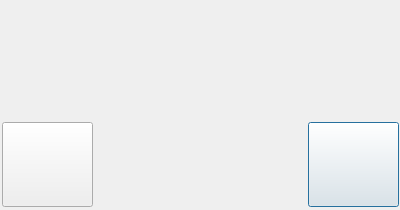
<?xml version="1.0" encoding="UTF-8"?>
<ui version="4.0">
 <class>MessageDialogClass</class>
 <widget class="QDialog" name="MessageDialogClass">
  <property name="geometry">
   <rect>
    <x>0</x>
    <y>0</y>
    <width>400</width>
    <height>210</height>
   </rect>
  </property>
  <property name="windowTitle">
   <string>MessageDialog</string>
  </property>
  <property name="styleSheet">
   <string>font: 18pt &quot;Verdana&quot;;</string>
  </property>
  <widget class="QLabel" name="text">
   <property name="geometry">
    <rect>
     <x>0</x>
     <y>6</y>
     <width>399</width>
     <height>107</height>
    </rect>
   </property>
   <property name="text">
    <string/>
   </property>
   <property name="alignment">
    <set>Qt::AlignLeading|Qt::AlignLeft|Qt::AlignTop</set>
   </property>
   <property name="wordWrap">
    <bool>true</bool>
   </property>
  </widget>
  <widget class="QPushButton" name="doneButton">
   <property name="geometry">
    <rect>
     <x>308</x>
     <y>122</y>
     <width>91</width>
     <height>85</height>
    </rect>
   </property>
   <property name="text">
    <string/>
   </property>
   <property name="icon">
    <iconset resource="../mercury.qrc">
     <normaloff>:/Mercury/resources/OK_100.png</normaloff>:/Mercury/resources/OK_100.png</iconset>
   </property>
   <property name="iconSize">
    <size>
     <width>100</width>
     <height>100</height>
    </size>
   </property>
  </widget>
  <widget class="QPushButton" name="cancelButton">
   <property name="geometry">
    <rect>
     <x>2</x>
     <y>122</y>
     <width>91</width>
     <height>85</height>
    </rect>
   </property>
   <property name="text">
    <string/>
   </property>
   <property name="icon">
    <iconset resource="../mercury.qrc">
     <normaloff>:/Mercury/resources/Cancel_100.png</normaloff>:/Mercury/resources/Cancel_100.png</iconset>
   </property>
   <property name="iconSize">
    <size>
     <width>100</width>
     <height>100</height>
    </size>
   </property>
  </widget>
 </widget>
 <layoutdefault spacing="6" margin="11"/>
 <resources>
  <include location="mercury.qrc"/>
 </resources>
 <connections>
  <connection>
   <sender>doneButton</sender>
   <signal>clicked()</signal>
   <receiver>MessageDialogClass</receiver>
   <slot>done()</slot>
   <hints>
    <hint type="sourcelabel">
     <x>345</x>
     <y>154</y>
    </hint>
    <hint type="destinationlabel">
     <x>277</x>
     <y>154</y>
    </hint>
   </hints>
  </connection>
  <connection>
   <sender>cancelButton</sender>
   <signal>clicked()</signal>
   <receiver>MessageDialogClass</receiver>
   <slot>cancel()</slot>
   <hints>
    <hint type="sourcelabel">
     <x>26</x>
     <y>153</y>
    </hint>
    <hint type="destinationlabel">
     <x>138</x>
     <y>152</y>
    </hint>
   </hints>
  </connection>
 </connections>
 <slots>
  <slot>done()</slot>
  <slot>cancel()</slot>
 </slots>
</ui>
